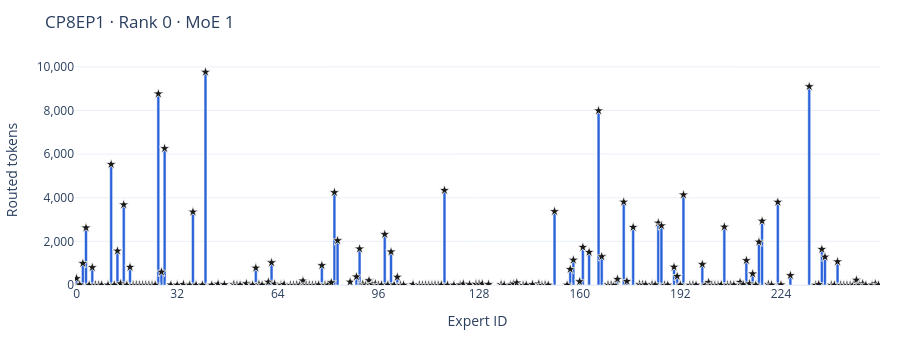

The notebook cell saved with this chart:
### Code cell
visualize.expert_bars(counts, rank=0, layer=1)

### Figure 1 — Plotly figure (JSON) as saved in the notebook; plotly's stock layout.template omitted (floating-point values rounded to 4 significant figures; data arrays with more than 128 entries replaced by an {"elided": "..."} marker saying what was removed)
{"data": [{"hovertemplate": "Expert %{x}<br>%{y:,.0f} tokens<extra></extra>", "marker": {"color": "#2962D9"}, "type": "bar", "x": {"elided": "256 int values"}, "y": {"elided": "256 int values"}}, {"hovertemplate": "Expert %{x}<br>%{y:,.0f} tokens<extra></extra>", "marker": {"color": "#1A1A1A", "line": {"color": "white", "width": 0.75}, "size": 8, "symbol": "star"}, "mode": "markers", "showlegend": false, "type": "scatter", "x": {"elided": "192 int values"}, "y": {"elided": "192 int values"}}], "layout": {"autosize": true, "bargap": 0.08, "height": 340, "margin": {"b": 55, "l": 65, "r": 20, "t": 55}, "showlegend": false, "title": {"text": "CP8EP1 · Rank 0 · MoE 1"}, "xaxis": {"dtick": 32, "range": [-0.5, 255.5], "title": {"text": "Expert ID"}}, "yaxis": {"range": [0, 10540.0], "tickformat": ",", "title": {"text": "Routed tokens"}}}}
